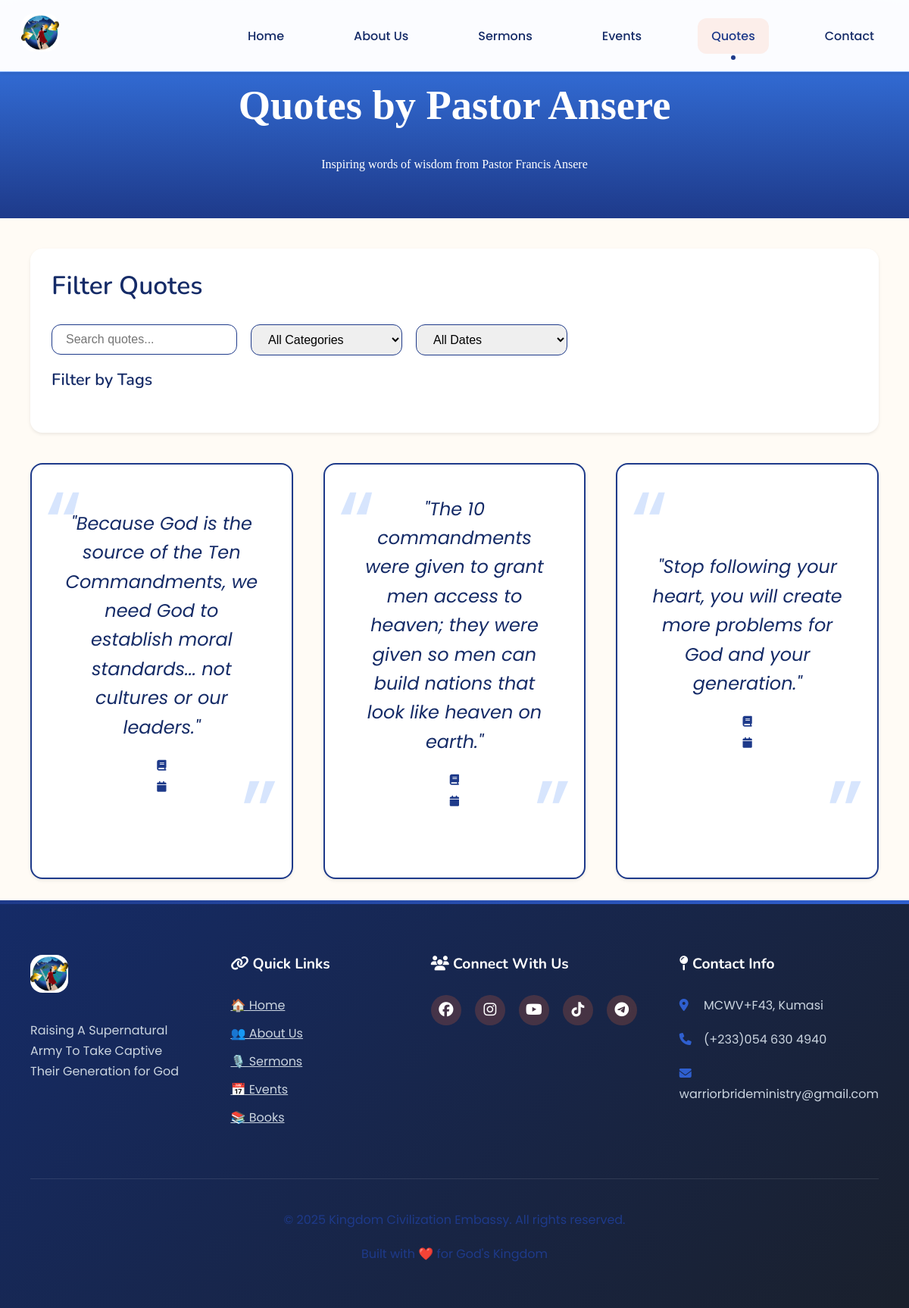
Page /quotes/ on the committed database.
### core/models.py (models this page shows, shortened)
class Quote(models.Model):
   text = models.TextField()
   author = models.CharField(max_length=100, blank=True)
   reference = models.CharField(max_length=100, blank=True, null=True)
   sermon_source = models.ForeignKey(Sermon, on_delete=models.SET_NULL, blank=True, null=True, related_name='quotes')

### core/views.py (the view)
# urls.py: path('quotes/', views.quotes, name='quotes'),
def quotes(request):
   all_quotes = Quote.objects.order_by('author', 'id')
   return render(request, 'core/quotes.html', {'quotes': all_quotes})

### templates/core/quotes.html (shortened to what this page needs)
{% extends 'base.html' %}
{% load static %}
{% block head_extra %}
    <link rel="stylesheet" href="{% static 'css/quotes.css' %}">
{% endblock %}
{% block content %}
    <header class="quotes-header">
        <div class="container">
            <h1 class="text-center">Quotes by Pastor Ansere</h1>
            <p class="text-center">Inspiring words of wisdom from Pastor Francis Ansere</p>
        </div>
    </header>
    <main class="container">
        <div class="quotes-filters">
            <h3>Filter Quotes</h3>
            <div class="filter-group">
                <input type="text" id="searchInput" class="filter-input" placeholder="Search quotes...">
                <select id="categoryFilter" class="filter-input">
                    <option value="">All Categories</option>
                </select>
                <select id="dateFilter" class="filter-input">
                    <option value="">All Dates</option>
                </select>
            </div>
            <div class="tags-filter">
                <h4>Filter by Tags</h4>
            </div>
        </div>
        <div id="quotesContainer" class="quotes-grid grid grid-3">
            {% if quotes %}
                {% for quote in quotes %}
                    <div class="quote-card"
                         data-category="{{ quote.category|lower }}"
                         data-date="{{ quote.date|date:'Y-m-d' }}"
                         data-tags="{% for tag in quote.tags.all %}{{ tag.name|lower }}{% if not forloop.last %},{% endif %}{% endfor %}"
                         data-text="{{ quote.text|lower }}"
                         data-context="{{ quote.context|lower }}">
                        <div class="quote-text">
                            "{{ quote.text|safe }}"
                        </div>
                        <div class="quote-meta">
                            <p><i class="fas fa-book"></i> {{ quote.source }}</p>
                            <p><i class="fas fa-calendar"></i> {{ quote.date|date:"F j, Y" }}</p>
                        </div>
                    </div>
                {% endfor %}
            {% else %}
                <div class="no-quotes">
                    <i class="fas fa-search"></i>
                    <p>No quotes found matching your search.</p>
                </div>
            {% endif %}
        </div>
    </main>
{% endblock %}

### static/css/base.css (style rules this page uses)
:root { --primary: #1e3a8a; --primary-light: #3b82f6; --primary-dark: #152b67; --secondary: #2f5fcf; --accent: #4ade80; --accent-dark: #22c55e; --surface: #ffffff; --surface-light: #fffbf5; --surface-warm: #fef7ed; --surface-soft: #f9f5f0; --text-primary: #152b67; --text-secondary: #1e3a8a; --text-light: #718096; --text-warm: #744210; --border: #e2e8f0; --border-warm: #8eb9ff; --shadow: rgb(10, 18, 61); --shadow-soft: rgba(0, 0, 0, 0.08); --shadow-lg: rgba(255, 107, 53, 0.25); --gradient-warm: linear-gradient(135deg, var(--primary) 0%, var(--secondary) 100%); --gradient-soft: linear-gradient(135deg, var(--surface-warm) 0%, var(--surface-light) 100%); --spacing-xs: 0.375rem; --spacing-sm: 0.625rem; --spacing-md: 1.125rem; --spacing-lg: 1.75rem; --spacing-xl: 2.5rem; --spacing-2xl: 3.5rem; --spacing-3xl: 4.5rem; --font-heading: 'Nunito', sans-serif; --font-body: 'Poppins', sans-serif; --text-xs: 0.8rem; --text-sm: 0.925rem; --text-base: 1.05rem; --text-lg: 1.2rem; --text-xl: 1.35rem; --text-2xl: 1.65rem; --text-3xl: 2.1rem; --text-4xl: 2.6rem; --text-5xl: 3.4rem; --radius-sm: 0.5rem; --radius-md: 0.75rem; --radius-lg: 1rem; --radius-xl: 1.5rem; --radius-2xl: 2rem; --shadow-sm: 0 2px 4px 0 var(--shadow-soft); --shadow-md: 0 6px 12px -2px var(--shadow-soft); --shadow-lg: 0 12px 24px -4px var(--shadow); --shadow-xl: 0 24px 48px -8px var(--shadow-lg); --transition-fast: 0.2s cubic-bezier(0.4, 0, 0.2, 1); --transition-normal: 0.35s cubic-bezier(0.4, 0, 0.2, 1); --transition-slow: 0.6s cubic-bezier(0.4, 0, 0.2, 1); }
* { margin: 0; padding: 0; box-sizing: border-box; }
body { font-family: var(--font-body); line-height: 1.7; color: var(--text-primary); background: var(--surface-light); font-weight: 400; }
h1, h2, h3, h4, h5, h6 { font-family: var(--font-heading); font-weight: 700; line-height: 1.3; margin-bottom: var(--spacing-lg); color: var(--text-primary); }
h1 { font-size: var(--text-4xl); font-weight: 800; }
h3 { font-size: var(--text-2xl); font-weight: 600; }
h4 { font-size: var(--text-xl); font-weight: 600; }
@media (min-width: 768px) { h1 { font-size: var(--text-5xl); } }
@media (min-width: 768px) { h3 { font-size: var(--text-3xl); } }
p { margin-bottom: var(--spacing-md); color: var(--text-secondary); font-weight: 400; }
.container { max-width: 1280px; margin: 0 auto; padding: 0 var(--spacing-lg); }
@media (min-width: 768px) { .container { padding: 0 var(--spacing-xl); } }
.text-center { text-align: center; }
.grid { display: grid; gap: var(--spacing-2xl); }
.grid-3 { grid-template-columns: 1fr; }
@media (min-width: 768px) { .grid-3 { grid-template-columns: repeat(2, 1fr); } }
@media (min-width: 1024px) { .grid-3 { grid-template-columns: repeat(3, 1fr); } }
html { scroll-behavior: smooth; }

### rows in the picture
Quote: text "Because God is the source of the Ten Commandments, we need God to establish moral standards... not cultures or our leaders."
Quote: text "The 10 commandments were given to grant men access to heaven; they were given so men can build nations that look like heaven on earth."
Quote: text "Stop following your heart, you will create more problems for God and your generation."
